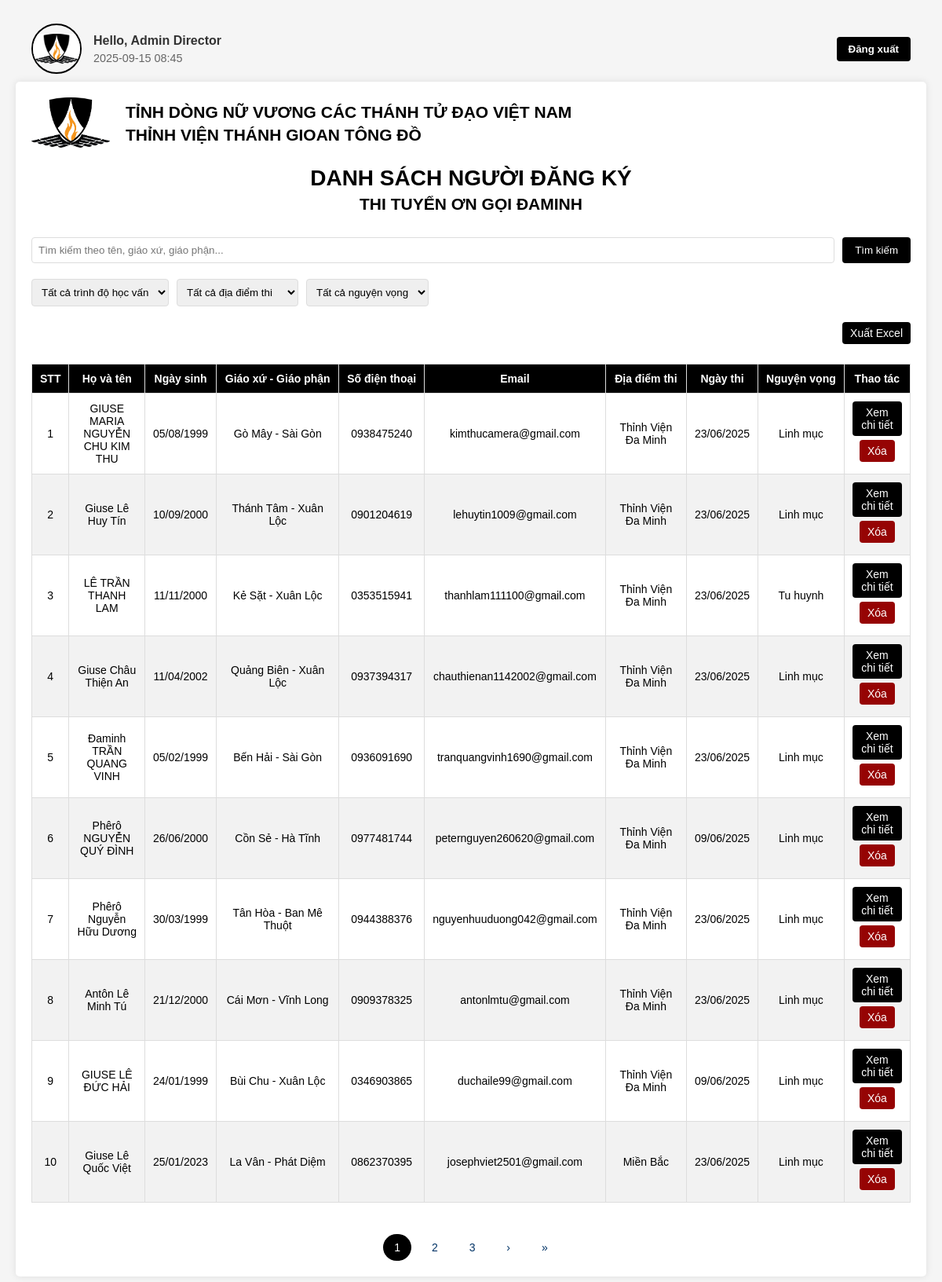
The page /admin/control/dashboard_registrators.php on the database its author committed.
### tables this page shows
CREATE TABLE `candidates` (
  `candidate_id` int(11) NOT NULL,
  `fullname` varchar(255) NOT NULL,
  `birth_day` int(11) NOT NULL,
  `birth_month` int(11) NOT NULL,
  `birth_year` int(11) NOT NULL,
  `birthplace` varchar(255) NOT NULL,
  `parish` varchar(255) NOT NULL,
  `diocese` varchar(255) NOT NULL,
  `education_level` varchar(50) NOT NULL,
  `graduation_year` int(11) DEFAULT NULL,
  `major` varchar(255) DEFAULT NULL,
  `ielts_certificate` bit(1) DEFAULT b'0',
  `ielts_score` varchar(50) DEFAULT NULL,
  `toefl_certificate` bit(1) DEFAULT b'0',
  `toefl_score` varchar(50) DEFAULT NULL,
  `toeic_certificate` bit(1) DEFAULT b'0',
  `toeic_score` varchar(50) DEFAULT NULL,
  `other_certificate` bit(1) DEFAULT b'0',
  `permanent_address` varchar(255) NOT NULL,
  `contact_address` varchar(255) NOT NULL,
  `email` varchar(255) NOT NULL,
  `phone` varchar(50) NOT NULL,
  `previous_vocation` varchar(255) DEFAULT NULL,
  `previous_vocation_time` varchar(255) DEFAULT NULL,
  `referrer` varchar(255) DEFAULT NULL,
  `is_self_discovery` bit(1) DEFAULT b'0',
  `exam_location` varchar(50) NOT NULL,
  `subject_catheism` bit(1) DEFAULT b'1',
  `subject_vietnamese` bit(1) DEFAULT b'1',
  `language_choice` varchar(50) NOT NULL,
  `aspiration` varchar(50) NOT NULL,
  `father_name` varchar(255) DEFAULT NULL,
  `father_birth_year` int(11) DEFAULT NULL,
  `father_occupation` varchar(255) DEFAULT NULL,
  `mother_name` varchar(255) DEFAULT NULL,
  `mother_birth_year` int(11) DEFAULT NULL,
  `mother_occupation` varchar(255) DEFAULT NULL,
  `family_parish` varchar(255) DEFAULT NULL,
  `family_diocese` varchar(255) DEFAULT NULL,
  `parish_priest` varchar(255) DEFAULT NULL,
  `registration_date` datetime DEFAULT current_timestamp(),
  `exam_date` date DEFAULT NULL CHECK (`exam_date` in ('2025-06-09','2025-06-23'))
);

### admin/control/dashboard_registrators.php (the view, shortened to what this page needs)
<?php
$conn = connectDB();
try {
    $records_per_page = 10;
    $page = isset($_GET['page']) ? (int)$_GET['page'] : 1;
    $start_from = ($page - 1) * $records_per_page;
    $params = [];
    $param_types = '';
    $where_clause = '';
    $count_query = "SELECT COUNT(*) as total FROM candidates" . $where_clause;
    $stmt = $conn->prepare($count_query);
    $stmt->execute();
    $count_result = $stmt->get_result();
    $total_records = $count_result->fetch_assoc()['total'];
    $total_pages = ceil($total_records / $records_per_page);
    $query = "SELECT * FROM candidates" . $where_clause . " ORDER BY candidate_id DESC LIMIT ?, ?";
    $stmt = $conn->prepare($query);
    if (!empty($params)) {
        $param_types .= 'ii';
        $params[] = $start_from;
        $params[] = $records_per_page;
        $stmt->bind_param($param_types, ...$params);
    } else {
        $stmt->bind_param('ii', $start_from, $records_per_page);
    }
    $stmt->execute();
    $result = $stmt->get_result();
    $candidates = $result->fetch_all(MYSQLI_ASSOC);
} catch (Exception $e) {
    echo "<div style='background-color: #ffeeee; padding: 10px; margin-bottom: 15px; border: 1px solid #ff0000;'>";
    echo "<h3>LỖI DATABASE:</h3>";
    echo "<p>" . $e->getMessage() . "</p>";
    echo "</div>";
    die("Lỗi database: " . $e->getMessage());
}
function formatBirthDate($day, $month, $year) {
    return sprintf("%02d/%02d/%04d", $day, $month, $year);
}
function getExamLocation($location) {
    $locationMap = [
        'da_minh' => 'Thỉnh Viện Đa Minh',
        'north' => 'Miền Bắc',
        'central' => 'Miền Trung'
    ];
    return $locationMap[$location] ?? $location;
}
function getExamDate($exam_date) {
    $examDateMap = [
        '2025-06-09' => '09/06/2025',
        '2025-06-23' => '23/06/2025'
    ];
    return $exam_date ? ($examDateMap[$exam_date] ?? 'Chưa xác định') : 'Chưa chọn';
}
function getAspiration($aspiration) {
    return $aspiration === 'priest' ? 'Linh mục' : ($aspiration === 'monk' ? 'Tu huynh' : 'Chưa xác định');
}
?>
<!DOCTYPE html>
<html lang="vi">
<head>
    <link rel="stylesheet" href="../css/dashboard_registrators.css">
</head>
<body>
    <div class="admin-navbar">
        <div class="admin-profile">
            <img src="../../assets/Logo-thinh-vien-01.jpg" alt="Admin Profile" class="admin-profile-pic">
            <div class="admin-info">
                <div class="admin-greeting">Hello, Admin Director</div>
                <div class="admin-date"><?php echo (new DateTime())->format('Y-m-d H:i'); ?></div>
            </div>
        </div>
        <button class="logout-btn" onclick="window.location.href='logout.php'">Đăng xuất</button>
    </div>
    <div class="container">
        <div class="header">
            <div class="logo">
                <img src="../../assets/Logo-thinh-vien-01.jpg" alt="Logo Thinh vien" width="100">
            </div>
            <div class="title-container">
                <h2>TỈNH DÒNG NỮ VƯƠNG CÁC THÁNH TỬ ĐẠO VIỆT NAM</h2>
                <h2>THỈNH VIỆN THÁNH GIOAN TÔNG ĐỒ</h2>
            </div>
        </div>
        <div class="main-title">
            <h1>DANH SÁCH NGƯỜI ĐĂNG KÝ</h1>
            <h2>THI TUYỂN ƠN GỌI ĐAMINH</h2>
        </div>
        <div class="search-form">
            <input type="text" id="searchInput" placeholder="Tìm kiếm theo tên, giáo xứ, giáo phận..."
                value="<?php echo isset($_GET['search']) ? htmlspecialchars($_GET['search']) : ''; ?>">
            <button type="button" onclick="searchRegistrations()">Tìm kiếm</button>
        </div>
        <div class="filter-container">
            <select id="educationFilter" onchange="filterRegistrations()">
                <option value="">Tất cả trình độ học vấn</option>
            </select>
            <select id="locationFilter" onchange="filterRegistrations()">
                <option value="">Tất cả địa điểm thi</option>
            </select>
            <select id="aspirationFilter" onchange="filterRegistrations()">
                <option value="">Tất cả nguyện vọng</option>
            </select>
        </div>
        <div class="export-container">
            <a href="export_registrations.php" class="export-button">Xuất Excel</a>
        </div>
        <div class="table-container">
            <table id="registrationTable">
                <thead>
                    <tr>
                        <th>STT</th>
                        <th>Họ và tên</th>
                        <th>Ngày sinh</th>
                        <th>Giáo xứ - Giáo phận</th>
                        <th>Số điện thoại</th>
                        <th>Email</th>
                        <th>Địa điểm thi</th>
                        <th>Ngày thi</th>
                        <th>Nguyện vọng</th>
                        <th>Thao tác</th>
                    </tr>
                </thead>
                <tbody>
                    <?php
                    if (!empty($candidates)) {
                        $count = $start_from + 1;
                        foreach ($candidates as $row) {
                            echo "<tr>";
                            echo "<td>" . $count . "</td>";
                            echo "<td>" . htmlspecialchars($row['fullname']) . "</td>";
                            echo "<td>" . formatBirthDate($row['birth_day'], $row['birth_month'], $row['birth_year']) . "</td>";
                            echo "<td>" . htmlspecialchars($row['parish']) . " - " . htmlspecialchars($row['diocese']) . "</td>";
                            echo "<td>" . htmlspecialchars($row['phone']) . "</td>";
                            echo "<td>" . htmlspecialchars($row['email']) . "</td>";
                            echo "<td>" . getExamLocation($row['exam_location']) . "</td>";
                            echo "<td>" . getExamDate($row['exam_date']) . "</td>";
                            echo "<td>" . getAspiration($row['aspiration']) . "</td>";
                            echo "<td>
                                    <a href='view_registrator.php?id=" . $row['candidate_id'] . "' class='view-details'>Xem chi tiết</a>
                                    <a href='delete_registration.php?id=" . $row['candidate_id'] . "' class='delete-button'>Xóa</a>
                                </td>";
                            echo "</tr>";
                            $count++;
                        }
                    } else {
                        echo "<tr><td colspan='10'>Không có dữ liệu đăng ký</td></tr>";
                    }
                    ?>
                </tbody>
            </table>
        </div>
        <div class="pagination">
            <?php
            $start_page = max(1, $page - 2);
            $end_page = min($total_pages, $page + 2);
            for($i = $start_page; $i <= $end_page; $i++): ?>
            <a href="?page=<?php echo $i; ?><?php echo isset($_GET['search']) ? '&search='.urlencode($_GET['search']) : ''; echo isset($_GET['education']) ? '&education='.urlencode($_GET['education']) : ''; echo isset($_GET['location']) ? '&location='.urlencode($_GET['location']) : ''; echo isset($_GET['aspiration']) ? '&aspiration='.urlencode($_GET['aspiration']) : ''; ?>"
                <?php echo ($i == $page) ? 'class="active"' : ''; ?>><?php echo $i; ?></a>
            <?php endfor; ?>
            <?php if($page < $total_pages): ?>
            <a
                href="?page=<?php echo $page+1; ?><?php echo isset($_GET['search']) ? '&search='.urlencode($_GET['search']) : ''; echo isset($_GET['education']) ? '&education='.urlencode($_GET['education']) : ''; echo isset($_GET['location']) ? '&location='.urlencode($_GET['location']) : ''; echo isset($_GET['aspiration']) ? '&aspiration='.urlencode($_GET['aspiration']) : ''; ?>">&rsaquo;</a>
            <a
                href="?page=<?php echo $total_pages; ?><?php echo isset($_GET['search']) ? '&search='.urlencode($_GET['search']) : ''; echo isset($_GET['education']) ? '&education='.urlencode($_GET['education']) : ''; echo isset($_GET['location']) ? '&location='.urlencode($_GET['location']) : ''; echo isset($_GET['aspiration']) ? '&aspiration='.urlencode($_GET['aspiration']) : ''; ?>">&raquo;</a>
            <?php endif; ?>
        </div>
    </div>
</body>
</html>

### admin/css/dashboard_registrators.css (style rules this page uses)
body { font-family: sans-serif; margin: 0; padding: 20px; background-color: #f5f5f5; }
.admin-navbar { display: flex; align-items: center; justify-content: space-between; padding: 10px 20px; background-color: transparent; }
.admin-profile { display: flex; align-items: center; }
.admin-profile-pic { width: 60px; height: 60px; border-radius: 50%; object-fit: scale-down; margin-right: 15px; border: 2px solid #000; }
.admin-info { display: flex; flex-direction: column; }
.admin-greeting { font-weight: bold; color: #333; margin-bottom: 5px; }
.admin-date { color: #666; font-size: 0.9em; }
.logout-btn { background-color: #000; color: white; border: none; padding: 8px 15px; border-radius: 4px; cursor: pointer; transition: background-color 0.3s ease; font-weight: 600; }
.container { max-width: fit-content; margin: 0 auto; background-color: #fff; padding: 20px; border-radius: 5px; box-shadow: 0 0 10px rgba(0, 0, 0, 0.1); font-size: 14px; font-family: sans-serif; }
.header { display: flex; align-items: center; margin-bottom: 20px; }
.logo { width: 100px; margin-right: 20px; }
.title-container { flex: 1; }
h1, h2 { color: #000000; margin: 5px 0; }
.main-title { text-align: center; margin-bottom: 30px; }
.table-container { width: 100%; overflow-x: auto; }
table { width: 100%; border-collapse: collapse; margin-bottom: 20px; min-width: 900px; }
th, td { padding: 10px; border: 1px solid #ddd; text-align: center; }
th { background-color: #000000; color: #fff; white-space: nowrap; }
tr:nth-child(even) { background-color: #f2f2f2; }
.pagination { text-align: center; margin-top: 20px; }
.pagination a { display: inline-block; padding: 9px 14px; text-decoration: none; color: #003366; margin: 0 4px; border-radius: 50px; }
.pagination a.active { background-color: #000000; color: white; }
.search-form { margin-bottom: 20px; display: flex; gap: 10px; }
.search-form input[type="text"] { padding: 8px; flex: 1; border: 1px solid #ddd; border-radius: 4px; }
.search-form button { padding: 8px 16px; background-color: #000000; color: white; border: none; border-radius: 4px; cursor: pointer; }
.view-details, .export-button, .delete-button { padding: 6px 10px; color: white; border: none; border-radius: 4px; cursor: pointer; text-decoration: none; display: inline-block; font-size: 14px; margin-bottom: 5px; }
.view-details, .export-button { background-color:#000; }
.delete-button { background-color:#960404; }
.export-container { text-align: right; margin-bottom: 20px; }
.filter-container { display: flex; gap: 10px; margin-bottom: 20px; }
.filter-container select { padding: 8px; border: 1px solid #ddd; border-radius: 4px; }

### rows shown on the page
candidates: fullname "GIUSE MARIA NGUYỄN CHU KIM THU", birth_day+birth_month+birth_year "05/08/1999", parish "Gò Mây", diocese "Sài Gòn", phone "0938475240", email "kimthucamera@gmail.com", exam_location "Thỉnh Viện Đa Minh", exam_date "23/06/2025", aspiration "Linh mục"
candidates: fullname "Giuse Lê Huy Tín", birth_day+birth_month+birth_year "10/09/2000", parish "Thánh Tâm", diocese "Xuân Lộc", phone "0901204619", email "lehuytin1009@gmail.com", exam_location "Thỉnh Viện Đa Minh", exam_date "23/06/2025", aspiration "Linh mục"
candidates: fullname "LÊ TRẦN THANH LAM", birth_day+birth_month+birth_year "11/11/2000", parish "Kẻ Sặt", diocese "Xuân Lộc", phone "0353515941", email "thanhlam111100@gmail.com", exam_location "Thỉnh Viện Đa Minh", exam_date "23/06/2025", aspiration "Tu huynh"
candidates: fullname "Giuse Châu Thiện An", birth_day+birth_month+birth_year "11/04/2002", parish "Quảng Biên", diocese "Xuân Lộc", phone "0937394317", email "chauthienan1142002@gmail.com", exam_location "Thỉnh Viện Đa Minh", exam_date "23/06/2025", aspiration "Linh mục"
candidates: fullname "Đaminh TRẦN QUANG VINH", birth_day+birth_month+birth_year "05/02/1999", parish "Bến Hải", diocese "Sài Gòn", phone "0936091690", email "tranquangvinh1690@gmail.com", exam_location "Thỉnh Viện Đa Minh", exam_date "23/06/2025", aspiration "Linh mục"
candidates: fullname "Phêrô NGUYỄN QUÝ ĐÌNH", birth_day+birth_month+birth_year "26/06/2000", parish "Cồn Sẻ", diocese "Hà Tĩnh", phone "0977481744", email "peternguyen260620@gmail.com", exam_location "Thỉnh Viện Đa Minh", exam_date "09/06/2025", aspiration "Linh mục"
candidates: fullname "Phêrô Nguyễn Hữu Dương", birth_day+birth_month+birth_year "30/03/1999", parish "Tân Hòa", diocese "Ban Mê Thuột", phone "0944388376", email "nguyenhuuduong042@gmail.com", exam_location "Thỉnh Viện Đa Minh", exam_date "23/06/2025", aspiration "Linh mục"
candidates: fullname "Antôn Lê Minh Tú", birth_day+birth_month+birth_year "21/12/2000", parish "Cái Mơn", diocese "Vĩnh Long", phone "0909378325", email "antonlmtu@gmail.com", exam_location "Thỉnh Viện Đa Minh", exam_date "23/06/2025", aspiration "Linh mục"
candidates: fullname "GIUSE LÊ ĐỨC HẢI", birth_day+birth_month+birth_year "24/01/1999", parish "Bùi Chu", diocese "Xuân Lộc", phone "0346903865", email "duchaile99@gmail.com", exam_location "Thỉnh Viện Đa Minh", exam_date "09/06/2025", aspiration "Linh mục"
candidates: fullname "Giuse Lê Quốc Việt", birth_day+birth_month+birth_year "25/01/2023", parish "La Vân", diocese "Phát Diệm", phone "0862370395", email "josephviet2501@gmail.com", exam_location "Miền Bắc", exam_date "23/06/2025", aspiration "Linh mục"
